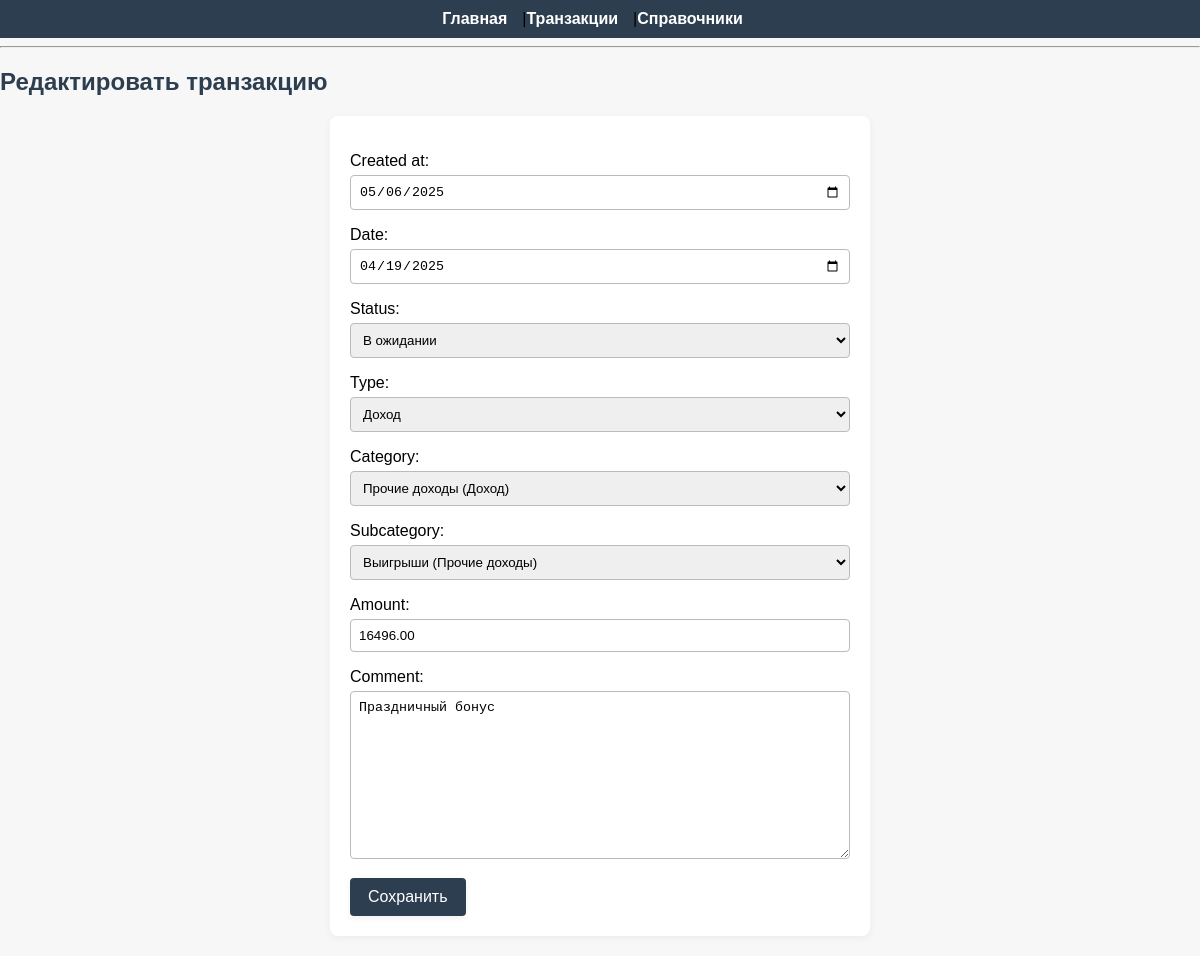
Page /transactions/19/edit/ on the committed database.
### transactions/models.py (models this page shows, shortened)
class Transaction(models.Model):
    created_at = models.DateField(default=timezone.now)
    date = models.DateField()
    status = models.ForeignKey(Status, on_delete=models.PROTECT)
    type = models.ForeignKey(Type, on_delete=models.PROTECT)
    category = models.ForeignKey(Category, on_delete=models.PROTECT)
    subcategory = models.ForeignKey(SubCategory, on_delete=models.PROTECT)
    amount = models.DecimalField(max_digits=12, decimal_places=2)
    comment = models.TextField(blank=True, null=True)

### transactions/views.py (the view)
# urls.py: path('transactions/<int:transaction_id>/edit/', views.transaction_edit, name='transaction_edit'),
def transaction_edit(request, transaction_id):
    transaction = get_object_or_404(Transaction, id=transaction_id)
    if request.method == 'POST':
        form = TransactionForm(request.POST, instance=transaction)
        if form.is_valid():
            form.save()
            return redirect('transaction_list')
    else:
        form = TransactionForm(instance=transaction)
    return render(request, 'transactions/transaction_form.html', {'form': form, 'is_edit': True})

### transactions/forms.py (shortened to what this page needs)
class TransactionForm(forms.ModelForm):
    class Meta:
        model = Transaction
        fields = ['created_at', 'date', 'status', 'type', 'category', 'subcategory', 'amount', 'comment']
        widgets = {
            'created_at': forms.DateInput(attrs={'type': 'date'}),
            'date': forms.DateInput(attrs={'type': 'date'}),
        }

### transactions/models.py (called while the page is built)
    def __str__(self):
        return self.name

    def __str__(self):
        return self.name

    def __str__(self):
        return f"{self.name} ({self.type.name})"

    def __str__(self):
        return f"{self.name} ({self.category.name})"

### transactions/templates/transactions/transaction_form.html (shortened to what this page needs)
{% extends "transactions/base.html" %}
{% block content %}
<h2>{% if is_edit %}Редактировать{% else %}Добавить{% endif %} транзакцию</h2>
<form method="post">
    <p>{{ form.created_at.label_tag }} {{ form.created_at }}</p>
    <p>{{ form.date.label_tag }} {{ form.date }}</p>
    <p>{{ form.status.label_tag }} {{ form.status }}</p>
    <p>{{ form.type.label_tag }} {{ form.type }}</p>
    <p>
        {{ form.category.label_tag }}
        <select name="{{ form.category.html_name }}" id="{{ form.category.id_for_label }}">
            {% for option in form.category.field.queryset %}
                <option value="{{ option.pk }}" data-type="{{ option.type_id }}"
                    {% if form.category.value|stringformat:"s" == option.pk|stringformat:"s" %}selected{% endif %}>
                    {{ option }}
                </option>
            {% endfor %}
        </select>
    </p>
    <p>
        {{ form.subcategory.label_tag }}
        <select name="{{ form.subcategory.html_name }}" id="{{ form.subcategory.id_for_label }}">
            {% for option in form.subcategory.field.queryset %}
                <option value="{{ option.pk }}" data-category="{{ option.category_id }}"
                    {% if form.subcategory.value|stringformat:"s" == option.pk|stringformat:"s" %}selected{% endif %}>
                    {{ option }}
                </option>
            {% endfor %}
        </select>
    </p>
    <p>{{ form.amount.label_tag }} {{ form.amount }}</p>
    <p>{{ form.comment.label_tag }} {{ form.comment }}</p>
    <button type="submit">Сохранить</button>
</form>
{% endblock %}

### static/css/style.css (style rules this page uses)
body { font-family: Arial, sans-serif; background: #f7f7f7; margin: 0; padding: 0; }
h2, h3 { color: #2d3e50; }
form { margin-left: auto; margin-right: auto; display: block; background: #fff; padding: 20px; border-radius: 8px; margin-bottom: 20px; box-shadow: 0 2px 8px rgba(0,0,0,0.05); max-width: 500px; }
form p { margin-bottom: 15px; }
input[type="text"], input[type="date"], input[type="number"], select, textarea { width: 100%; padding: 8px; border: 1px solid #bbb; border-radius: 4px; box-sizing: border-box; margin-top: 5px; }
button, input[type="submit"], a.button-link { background: #2d3e50; color: #fff; border: none; padding: 10px 18px; border-radius: 4px; cursor: pointer; font-size: 1em; }
button, input[type="submit"], a.button-link { transition: background 0.2s, box-shadow 0.2s, transform 0.1s; box-shadow: 0 2px 6px rgba(45,62,80,0.08); }
body, form, table, .filter-form { animation: fadeIn 0.7s ease; }

### rows in the picture
Transaction: created_at "05/06/2025", date "04/19/2025", status "В ожидании", type "Доход", amount "16496.00", comment "Праздничный бонус"

### other values in the picture
form field category "Прочие доходы (Доход)"
form field subcategory "Выигрыши (Прочие доходы)"
